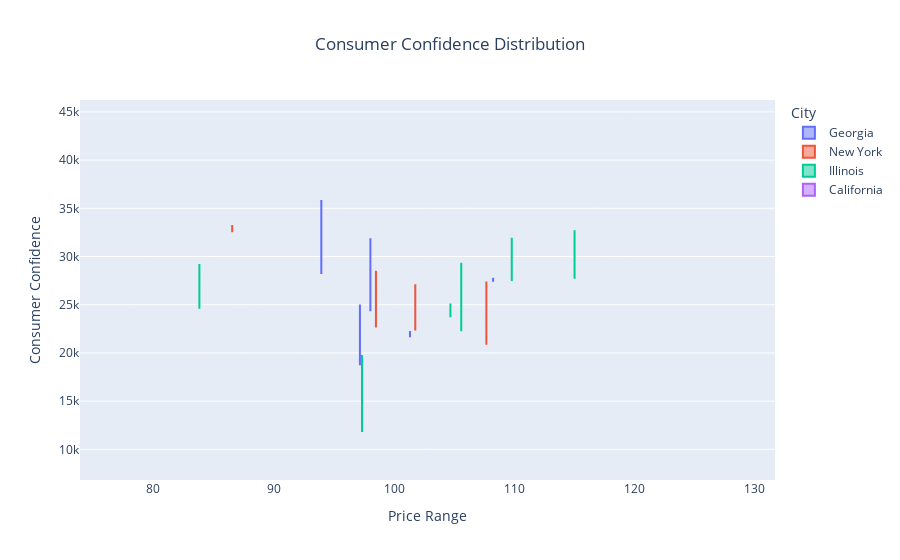

The notebook cell saved with this chart:
### Code cell
fig6 = px.box(df, y='Price', x='Consumer_Confidence',
             title="Consumer Confidence Distribution",
             color ="City")

fig6.update_layout(title_x=0.5, xaxis_title="Price Range", yaxis_title="Consumer Confidence")
fig6.show()

### Figure 1 — Plotly figure (JSON) as saved in the notebook; plotly's stock layout.template omitted (floating-point values rounded to 4 significant figures; data arrays with more than 128 entries replaced by an {"elided": "..."} marker saying what was removed)
{"data": [{"alignmentgroup": "True", "hovertemplate": "City=Georgia<br>Consumer_Confidence=%{x}<br>Price=%{y}<extra></extra>", "legendgroup": "Georgia", "marker": {"color": "#636efa"}, "name": "Georgia", "notched": false, "offsetgroup": "Georgia", "orientation": "v", "showlegend": true, "type": "box", "x": [108.2, 87.32, 102.2, 97.17, 96.9, 101.2, 93.69, 101.3, 105.9, 81.07, 97.17, 119.8, 113.5, 97.78, 106.5, 115.7, 121.6, 97.96, 105.1, 91.57, 99.86, 96.3, 97.87, 79.12, 92.67, 106, 95.42, 106.7, 126.1, 98.04, 87.26, 91.44, 87.16, 120.4, 117.1, 110.1, 98.04, 76.28, 93.5, 99.91, 95.48, 108.3, 102.1, 98.51, 106.0, 81.69, 131.7, 77.54, 99.31, 101.2, 90.34, 91.47, 91.18, 96.7, 96.49, 92.96, 94.44, 93.96, 111.0, 95.51, 111.3, 113.0, 104.3, 88.83, 108.6, 103.5, 125.2, 95.18, 116.3, 75.19, 105.1, 119.6, 92.2, 101.3, 131.1, 125.9, 99.17, 115.1, 116.4, 86.75, 97.05, 100.2, 99.06, 110.0, 84.87, 95.32, 117.9, 94.84, 97.4, 108.4, 95.6, 96.65, 93.96, 106.9, 98.88, 107.9, 85.31, 91.01, 100.4, 116.2, 106.2, 100.9, 95.33, 124.6, 103.2, 99.34, 109.5, 105.9, 106.8, 110.9, 86.48, 117.1, 95.87, 83.13, 108.2, 101.1, 108.7, 96.73, 88.45, 97.09, 95.92], "x0": " ", "xaxis": "x", "y": [27480.0, 16380.0, 25340.0, 24930.0, 29110.0, 18900.0, 20450.0, 22170.0, 23390.0, 28910.0, 18820.0, 29330.0, 19000.0, 33830.0, 18700.0, 29590.0, 30160.0, 21460.0, 20370.0, 8794.0, 19880.0, 17850.0, 22470.0, 23930.0, 26550.0, 29290.0, 24900.0, 26610.0, 15200.0, 24420.0, 26620.0, 21620.0, 23450.0, 22600.0, 19020.0, 29060.0, 31780.0, 30020.0, 32690.0, 25460.0, 26790.0, 25490.0, 29840.0, 21490.0, 17680.0, 34430.0, 25870.0, 15410.0, 24040.0, 24830.0, 30710.0, 28760.0, 18400.0, 26730.0, 21600.0, 21430.0, 34330.0, 28280.0, 29820.0, 23770.0, 21230.0, 26380.0, 28130.0, 23880.0, 24640.0, 20770.0, 26070.0, 26930.0, 20580.0, 25770.0, 25290.0, 27850.0, 19610.0, 21740.0, 26000.0, 25350.0, 25570.0, 32930.0, 18810.0, 31390.0, 23990.0, 23910.0, 30490.0, 23450.0, 18930.0, 24940.0, 20510.0, 29880.0, 27010.0, 26120.0, 21130.0, 32260.0, 35770.0, 25920.0, 35950.0, 20800.0, 14380.0, 22370.0, 30900.0, 31190.0, 17030.0, 19380.0, 30900.0, 28230.0, 30290.0, 16210.0, 32510.0, 24460.0, 19820.0, 26070.0, 13490.0, 27880.0, 26560.0, 21770.0, 27690.0, 27810.0, 21750.0, 25240.0, 28760.0, 16860.0, 25240.0], "y0": " ", "yaxis": "y"}, {"alignmentgroup": "True", "hovertemplate": "City=New York<br>Consumer_Confidence=%{x}<br>Price=%{y}<extra></extra>", "legendgroup": "New York", "marker": {"color": "#EF553B"}, "name": "New York", "notched": false, "offsetgroup": "New York", "orientation": "v", "showlegend": true, "type": "box", "x": {"elided": "144 float values"}, "x0": " ", "xaxis": "x", "y": {"elided": "144 float values"}, "y0": " ", "yaxis": "y"}, {"alignmentgroup": "True", "hovertemplate": "City=Illinois<br>Consumer_Confidence=%{x}<br>Price=%{y}<extra></extra>", "legendgroup": "Illinois", "marker": {"color": "#00cc96"}, "name": "Illinois", "notched": false, "offsetgroup": "Illinois", "orientation": "v", "showlegend": true, "type": "box", "x": {"elided": "134 float values"}, "x0": " ", "xaxis": "x", "y": {"elided": "134 float values"}, "y0": " ", "yaxis": "y"}, {"alignmentgroup": "True", "hovertemplate": "City=California<br>Consumer_Confidence=%{x}<br>Price=%{y}<extra></extra>", "legendgroup": "California", "marker": {"color": "#ab63fa"}, "name": "California", "notched": false, "offsetgroup": "California", "orientation": "v", "showlegend": true, "type": "box", "x": {"elided": "129 float values"}, "x0": " ", "xaxis": "x", "y": {"elided": "129 float values"}, "y0": " ", "yaxis": "y"}], "layout": {"autosize": true, "boxmode": "group", "legend": {"title": {"text": "City"}, "tracegroupgap": 0}, "title": {"text": "Consumer Confidence Distribution", "x": 0.5}, "xaxis": {"anchor": "y", "autorange": true, "domain": [0, 1], "range": [73.9, 131.7], "title": {"text": "Price Range"}, "type": "linear"}, "yaxis": {"anchor": "x", "autorange": true, "domain": [0, 1], "range": [6823.0, 46230.0], "title": {"text": "Consumer Confidence"}, "type": "linear"}}}
